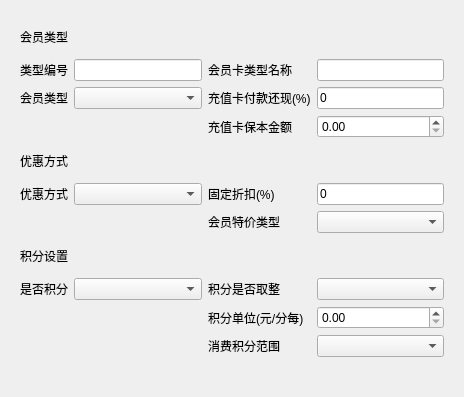
<?xml version="1.0" encoding="UTF-8"?>
<ui version="4.0">
 <class>w_m_member_list_type_new_Dialog</class>
 <widget class="QDialog" name="w_m_member_list_type_new_Dialog">
  <property name="geometry">
   <rect>
    <x>0</x>
    <y>0</y>
    <width>464</width>
    <height>397</height>
   </rect>
  </property>
  <property name="windowTitle">
   <string>Dialog</string>
  </property>
  <layout class="QVBoxLayout" name="verticalLayout" stretch="1,0">
   <item>
    <widget class="QFrame" name="frame">
     <property name="outer_stylesheet" stdset="0">
      <string>frame_detail_show</string>
     </property>
     <layout class="QGridLayout" name="gridLayout" columnstretch="0,1,0,1">
      <item row="1" column="0">
       <widget class="QLabel" name="label">
        <property name="text">
         <string>类型编号</string>
        </property>
       </widget>
      </item>
      <item row="1" column="1">
       <widget class="QLineEdit" name="lineEdit_ch_typeno"/>
      </item>
      <item row="1" column="2">
       <widget class="QLabel" name="label_3">
        <property name="text">
         <string>会员卡类型名称</string>
        </property>
       </widget>
      </item>
      <item row="1" column="3">
       <widget class="QLineEdit" name="lineEdit_vch_typename"/>
      </item>
      <item row="2" column="0">
       <widget class="QLabel" name="label_2">
        <property name="text">
         <string>会员类型</string>
        </property>
       </widget>
      </item>
      <item row="2" column="1">
       <widget class="lds_ComboBox" name="comboBox_ch_attribute"/>
      </item>
      <item row="2" column="2">
       <widget class="QLabel" name="label_4">
        <property name="text">
         <string>充值卡付款还现(%)</string>
        </property>
        <property name="wordWrap">
         <bool>true</bool>
        </property>
       </widget>
      </item>
      <item row="2" column="3">
       <widget class="QLineEdit" name="lineEdit_int_backcash_rate">
        <property name="text">
         <string>0</string>
        </property>
       </widget>
      </item>
      <item row="3" column="1">
       <widget class="QPushButton" name="pushButton">
        <property name="styleSheet">
         <string notr="true">QPushButton{
	background:transparent;
	border:0px;
	default:transparent;
}
</string>
        </property>
        <property name="text">
         <string/>
        </property>
       </widget>
      </item>
      <item row="3" column="2">
       <widget class="QLabel" name="label_5">
        <property name="text">
         <string>充值卡保本金额</string>
        </property>
       </widget>
      </item>
      <item row="5" column="0">
       <widget class="QLabel" name="label_6">
        <property name="text">
         <string>优惠方式</string>
        </property>
       </widget>
      </item>
      <item row="5" column="1">
       <widget class="lds_ComboBox" name="comboBox_ch_favourable"/>
      </item>
      <item row="5" column="2">
       <widget class="QLabel" name="label_7">
        <property name="text">
         <string>固定折扣(%)</string>
        </property>
       </widget>
      </item>
      <item row="5" column="3">
       <widget class="QLineEdit" name="lineEdit_int_discount">
        <property name="text">
         <string>0</string>
        </property>
       </widget>
      </item>
      <item row="6" column="2">
       <widget class="QLabel" name="label_15">
        <property name="text">
         <string>会员特价类型</string>
        </property>
       </widget>
      </item>
      <item row="6" column="3">
       <widget class="lds_ComboBox" name="comboBox_ch_pricekind"/>
      </item>
      <item row="8" column="0">
       <widget class="QLabel" name="label_8">
        <property name="text">
         <string>是否积分</string>
        </property>
       </widget>
      </item>
      <item row="8" column="1">
       <widget class="lds_ComboBox" name="comboBox_ch_calc"/>
      </item>
      <item row="8" column="2">
       <widget class="QLabel" name="label_9">
        <property name="text">
         <string>积分是否取整</string>
        </property>
       </widget>
      </item>
      <item row="8" column="3">
       <widget class="lds_ComboBox" name="comboBox_ch_calc_type"/>
      </item>
      <item row="9" column="2">
       <widget class="QLabel" name="label_10">
        <property name="text">
         <string>积分单位(元/分每)</string>
        </property>
       </widget>
      </item>
      <item row="10" column="2">
       <widget class="QLabel" name="label_11">
        <property name="text">
         <string>消费积分范围</string>
        </property>
       </widget>
      </item>
      <item row="10" column="3">
       <widget class="lds_ComboBox" name="comboBox_ch_area_flag"/>
      </item>
      <item row="0" column="0" colspan="2">
       <widget class="QLabel" name="label_12">
        <property name="text">
         <string>会员类型</string>
        </property>
       </widget>
      </item>
      <item row="4" column="0" colspan="2">
       <widget class="QLabel" name="label_13">
        <property name="text">
         <string>优惠方式</string>
        </property>
       </widget>
      </item>
      <item row="7" column="0" colspan="2">
       <widget class="QLabel" name="label_14">
        <property name="text">
         <string>积分设置</string>
        </property>
       </widget>
      </item>
      <item row="10" column="1">
       <widget class="QPushButton" name="pushButton_2">
        <property name="styleSheet">
         <string notr="true">background:transparent;
color:transparent;
border:0px;</string>
        </property>
        <property name="text">
         <string/>
        </property>
       </widget>
      </item>
      <item row="3" column="3">
       <widget class="lds_doublespinbox" name="lineEdit_int_card_baseamount"/>
      </item>
      <item row="9" column="3">
       <widget class="lds_doublespinbox" name="lineEdit_int_calc_unit"/>
      </item>
     </layout>
    </widget>
   </item>
   <item>
    <layout class="QHBoxLayout" name="horizontalLayout_2">
     <item>
      <widget class="QLabel" name="label_record">
       <property name="text">
        <string/>
       </property>
      </widget>
     </item>
     <item>
      <widget class="lds_toolbar" name="widget"/>
     </item>
    </layout>
   </item>
  </layout>
 </widget>
 <customwidgets>
  <customwidget>
   <class>lds_ComboBox</class>
   <extends>QComboBox</extends>
   <header>lds_combobox.h</header>
  </customwidget>
  <customwidget>
   <class>lds_toolbar</class>
   <extends>QFrame</extends>
   <header>lds_toolbar.h</header>
   <container>1</container>
  </customwidget>
  <customwidget>
   <class>lds_doublespinbox</class>
   <extends>QDoubleSpinBox</extends>
   <header>lds_doublespinbox.h</header>
  </customwidget>
 </customwidgets>
 <tabstops>
  <tabstop>pushButton_2</tabstop>
  <tabstop>lineEdit_ch_typeno</tabstop>
  <tabstop>comboBox_ch_attribute</tabstop>
  <tabstop>lineEdit_int_discount</tabstop>
  <tabstop>comboBox_ch_calc</tabstop>
  <tabstop>lineEdit_vch_typename</tabstop>
  <tabstop>lineEdit_int_backcash_rate</tabstop>
  <tabstop>comboBox_ch_favourable</tabstop>
  <tabstop>comboBox_ch_pricekind</tabstop>
  <tabstop>comboBox_ch_calc_type</tabstop>
  <tabstop>comboBox_ch_area_flag</tabstop>
  <tabstop>pushButton</tabstop>
 </tabstops>
 <resources/>
 <connections/>
</ui>
